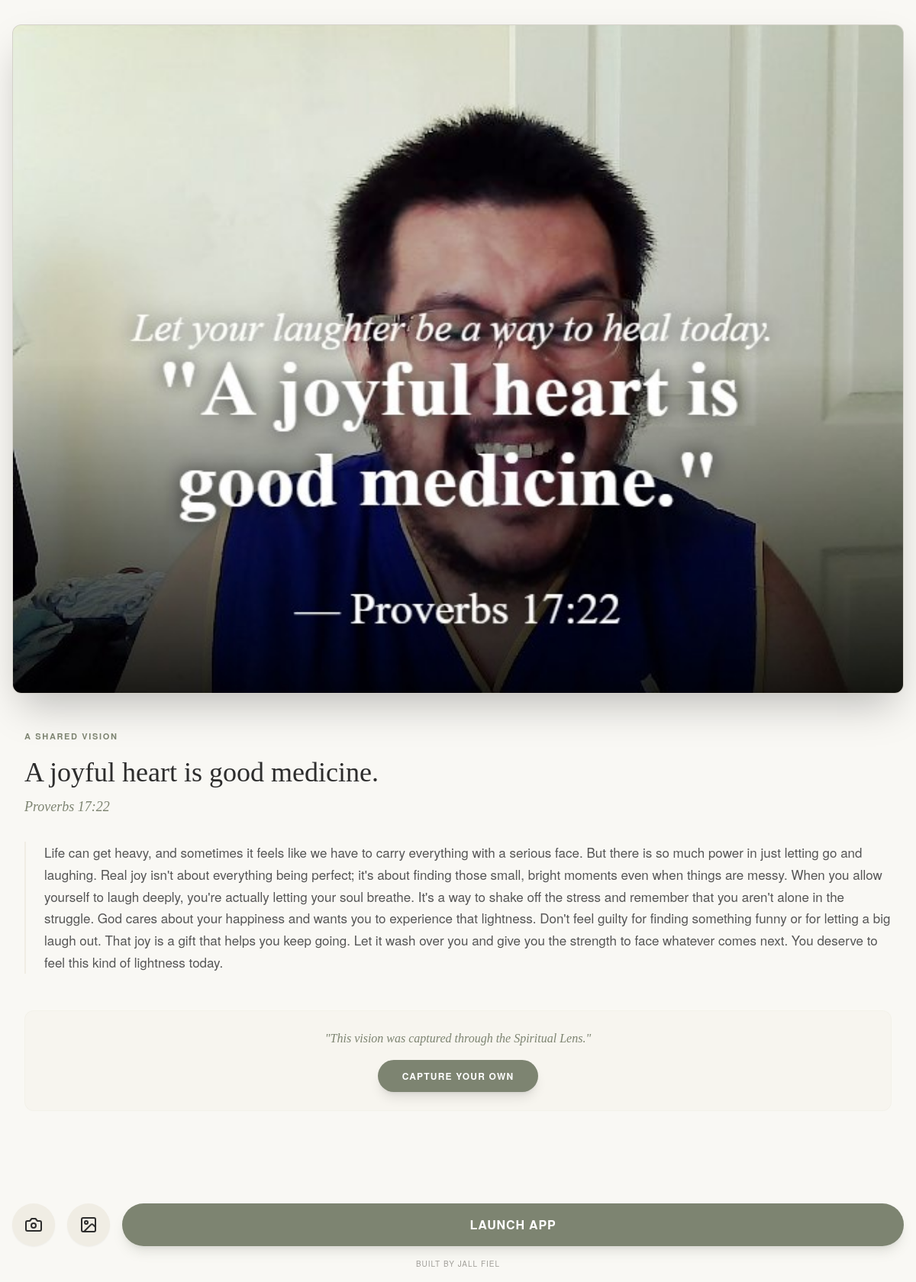
/index.php/v/3951a9b4a0e7, run on the app's committed database.
### tables this page shows
CREATE TABLE visions (
    id TEXT PRIMARY KEY,
    image_path TEXT,
    verse_text TEXT,
    verse_reference TEXT,
    devotional_summary TEXT,
    full_devotion TEXT,
    vibe_color TEXT,
    unique_font TEXT,
    created_at DATETIME DEFAULT CURRENT_TIMESTAMP
);

### app/Controllers/VisionController.php (called while the page is built, shortened)
<?php
class VisionController
{
    public function view(string $id): void
    {
        $db = Database::getInstance();
        $stmt = $db->prepare("SELECT * FROM visions WHERE id = ?");
        $stmt->execute([$id]);
        $vision = $stmt->fetch(\PDO::FETCH_ASSOC);
        view('vision_view', [
            'vision' => $vision,
            'title' => '"' . $vision['verse_text'] . '" | Daily Vision',
            'og_title' => $vision['verse_reference'] . ': ' . $vision['verse_text'],
            'og_description' => $vision['devotional_summary'],
            'og_image' => base_url($vision['image_path']),
            'og_url' => base_url('v/' . $id)
        ]);
    }
}

### public/index.php (called while the page is built, shortened)
<?php
$router = new Router();
$router->add('GET', '/', 'HomeController@index');
$router->add('POST', '/api/analyze', 'AiController@analyze');
$router->add('POST', '/api/visions', 'VisionController@save');
$router->add('GET', '/v/([a-zA-Z0-9]+)', 'VisionController@view');
$router->add('GET', '/gallery', 'VisionController@gallery');
$router->add('GET', '/boss', 'AdminController@index');
$router->add('POST', '/boss/login', 'AdminController@login');
$router->add('POST', '/boss/logout', 'AdminController@logout');
$router->add('POST', '/boss/settings', 'AdminController@updateSettings');
$router->add('POST', '/boss/visions/delete', 'AdminController@deleteVisions');
$router->dispatch($_SERVER['REQUEST_URI'], $_SERVER['REQUEST_METHOD']);

### app/Views/vision_view.php (the view, shortened to what this page needs)
<div class="flex-1 flex flex-col overflow-y-auto bg-bg">
    <div class="p-4 pt-8">
        <div class="reflection-container rounded-[12px] overflow-hidden shadow-2xl">
            <img src="<?php echo base_url($vision['image_path']); ?>" alt="Spiritual Vision" class="w-full h-auto object-contain">
        </div>
    </div>
    <div class="flex-1 flex flex-col p-8 pb-56">
        <span class="text-[11px] uppercase tracking-[0.15em] text-sage font-bold mb-4">A Shared Vision</span>
        <h2 class="font-serif text-[36px] leading-[1.3] text-ink mb-2"><?php echo htmlspecialchars($vision['verse_text']); ?></h2>
        <p class="font-serif italic text-[18px] text-sage mb-8"><?php echo htmlspecialchars($vision['verse_reference']); ?></p>
        <div class="border-left-2 border-beige pl-6 border-l-2">
            <p class="font-sans text-[17px] leading-[1.7] text-[#555]"><?php echo nl2br(htmlspecialchars($vision['full_devotion'])); ?></p>
        </div>
        <div class="mt-12 p-6 bg-beige/30 rounded-xl border border-beige/50 text-center">
            <p class="font-serif italic text-sage mb-4">"This vision was captured through the Spiritual Lens."</p>
            <a href="<?php echo base_url(); ?>" class="inline-block px-8 py-3 bg-sage text-white rounded-full uppercase tracking-widest font-bold text-[12px] shadow-lg hover:scale-105 transition-transform">
                Capture Your Own
            </a>
        </div>
    </div>
    <div class="fixed bottom-0 inset-x-0 bg-bg/80 backdrop-blur-md safe-area-inset-bottom">
        <div class="p-4 flex items-center gap-4">
            <a href="<?php echo base_url(); ?>" class="w-[56px] h-[56px] rounded-full bg-beige text-ink flex items-center justify-center hover:bg-[#e6e2d6] transition-colors shadow-sm">
                <svg xmlns="http://www.w3.org/2000/svg" width="24" height="24" viewBox="0 0 24 24" fill="none" stroke="currentColor" stroke-width="2" stroke-linecap="round" stroke-linejoin="round"><path d="M14.5 4h-5L7 7H4a2 2 0 0 0-2 2v9a2 2 0 0 0 2 2h16a2 2 0 0 0 2-2V9a2 2 0 0 0-2-2h-3l-2.5-3z"/><circle cx="12" cy="13" r="3"/></svg>
            </a>
            <a href="<?php echo base_url('gallery'); ?>" class="w-[56px] h-[56px] rounded-full bg-beige text-ink flex items-center justify-center hover:bg-[#e6e2d6] transition-colors shadow-sm">
            </a>
            <button onclick="window.location.href='<?php echo base_url(); ?>'" class="flex-1 h-[56px] rounded-full bg-sage text-white uppercase tracking-[0.05em] font-bold shadow-lg shadow-sage/20 active:scale-95 transition-transform flex items-center justify-center gap-2">
                Launch App
            </button>
        </div>
        <footer class="pb-4 text-center">
            <p class="text-[10px] uppercase tracking-[0.1em] text-[#A09E98]">Built by Jall Fiel</p>
        </footer>
    </div>
</div>

### app/Core/Router.php (shortened to what this page needs)
<?php
class Router
{
    protected array $routes = [];
    public function add(string $method, string $route, string $controllerAction): void
    {
        $this->routes[] = [
            'method' => $method,
            'route' => $route,
            'action' => $controllerAction
        ];
    }
    public function dispatch(string $uri, string $method): void
    {
        $uri = parse_url($uri, PHP_URL_PATH);
        $scriptPath = str_replace('\\', '/', $_SERVER['SCRIPT_NAME']);
        $projectRoot = str_replace('/public/index.php', '', $scriptPath);
        if ($projectRoot !== '/' && strpos($uri, $projectRoot) === 0) {
            $uri = substr($uri, strlen($projectRoot));
        }
        $uri = ($uri === '' || $uri === false) ? '/' : $uri;
        $uri = preg_replace('#/+#', '/', $uri);
        foreach ($this->routes as $route) {
            $pattern = "#^" . $route['route'] . "$#";
            if (preg_match($pattern, $uri, $matches) && $route['method'] === $method) {
                array_shift($matches);
                [$controller, $action] = explode('@', $route['action']);
                $controller = "App\\Controllers\\" . $controller;
                $instance = new $controller();
                call_user_func_array([$instance, $action], $matches);
                return;
            }
        }
    }
}

### app/Views/layouts/main.php (style rules this page uses)
:root { --bg: #F9F8F4; --paper: #FFFFFF; --sage: #7D8471; --ink: #2D2D2D; --beige: #F0EDE4; --f-serif: 'Georgia', serif; --f-sans: 'Helvetica Neue', Arial, sans-serif; }
body { background-color: var(--bg); color: var(--ink); font-family: var(--f-sans); margin: 0; padding: 0; }
.safe-area-inset-bottom { padding-bottom: env(safe-area-inset-bottom); }
.reflection-container { background: #e0ddd5; border: 1px solid rgba(0,0,0,0.05); box-shadow: 0 20px 40px rgba(0,0,0,0.08); }

### data on the page
visions: image_path (picture), verse_text "A joyful heart is good medicine.", verse_reference "Proverbs 17:22", full_devotion "Life can get heavy, and sometimes it feels like we have to carry everything with a serious face. But there is so much power in just letting go and laughing. Real joy isn't about everything being perfect; it's about finding those small, bright moments even when things are messy. When you allow yourself to laugh deeply, you're actually letting your soul breathe. It's a way to shake off the stress and remember that you aren't alone in the struggle. God cares about your happiness and wants you to experience that lightness. Don't feel guilty for finding something funny or for letting a big laugh out. That joy is a gift that helps you keep going. Let it wash over you and give you the strength to…"
